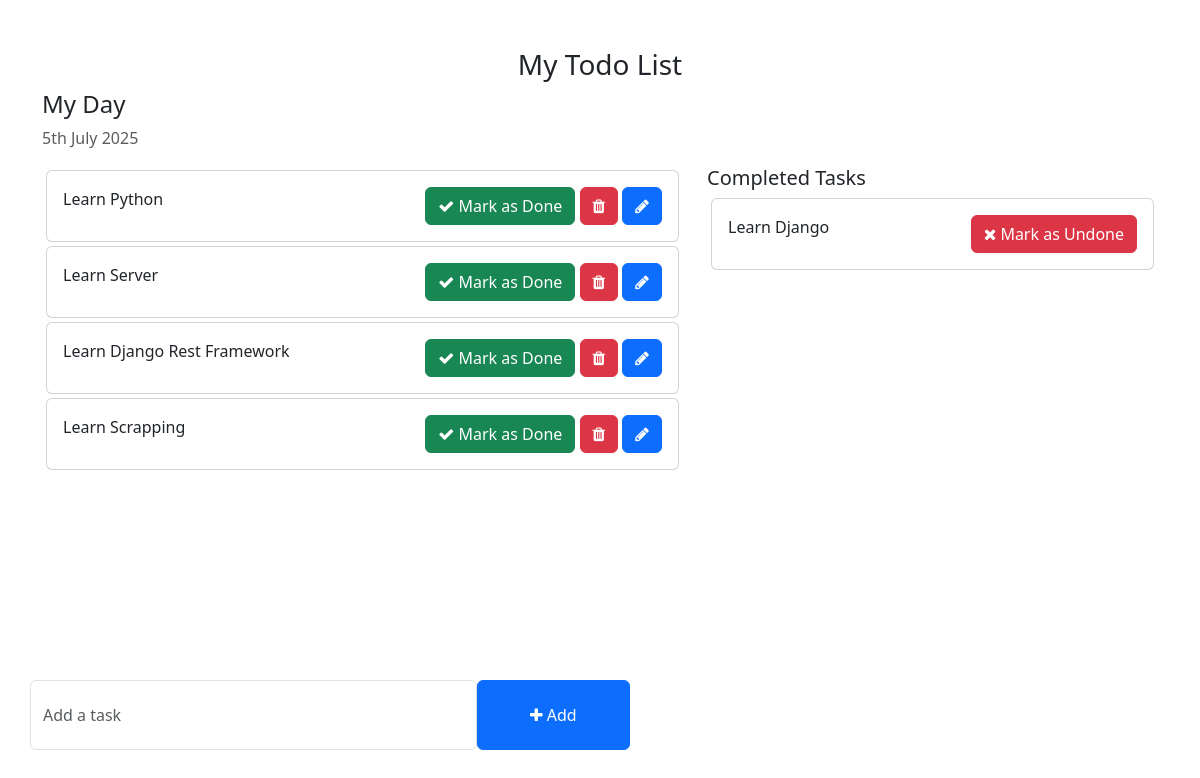
/, run on an earlier commit of the app's database.
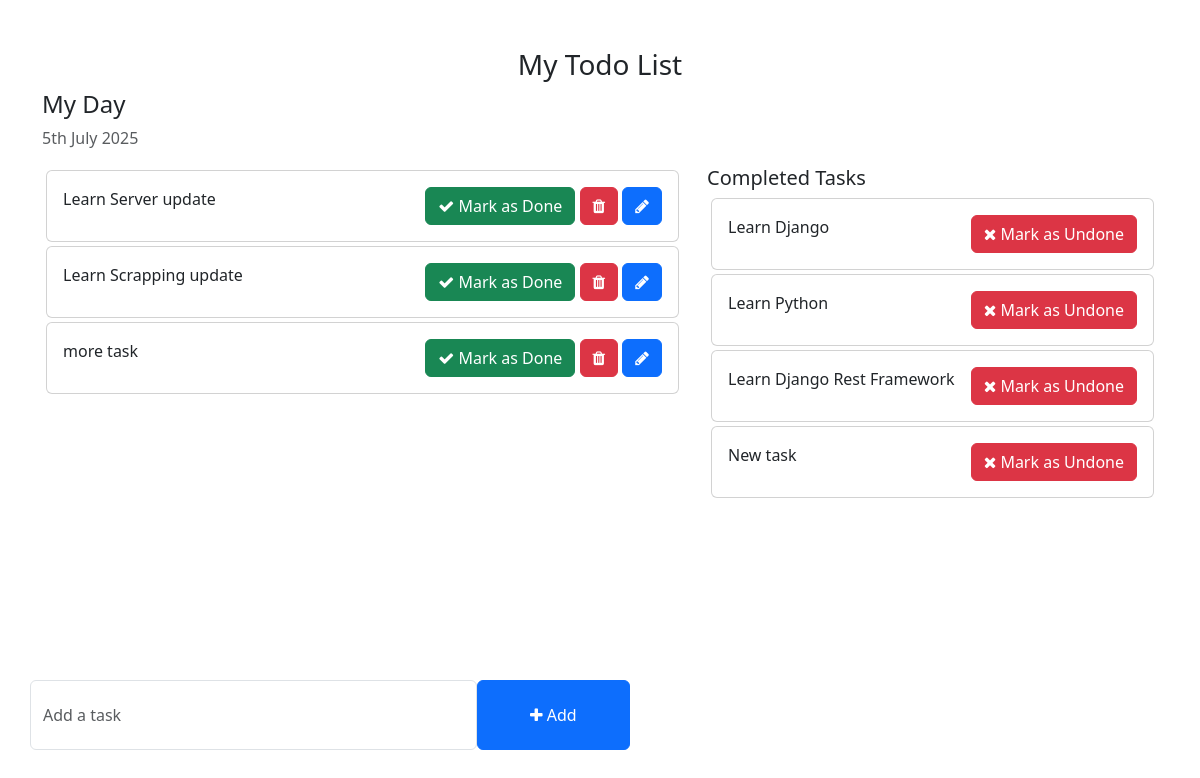
And on a later commit of the database.
### todo_app/models.py (models this page shows, shortened)
class Task(models.Model):
    title = models.CharField(max_length=250)
    is_completed = models.BooleanField(default=False)
    created_at = models.DateTimeField(auto_now_add=True)
    updated_at = models.DateTimeField(auto_now=True)
    class Meta:
        ordering = ["id"]

### todo_app/views.py (the view)
# urls.py: 2. Add a URL to urlpatterns:  path('', Home.as_view(), name='home')
def Home(request):
    tasks = Task.objects.filter(is_completed=False)
    completed_tasks = Task.objects.filter(is_completed=True)
    return render(
        request, "home.html", context={"tasks": tasks, "cm_tasks": completed_tasks}
    )

### templates/home.html (shortened to what this page needs)
<!DOCTYPE html>
<html lang="en">
<head>
    <link href="https://cdn.jsdelivr.net/npm/bootstrap@5.3.0-alpha1/dist/css/bootstrap.min.css" rel="stylesheet">
    <link rel="stylesheet" href="https://cdnjs.cloudflare.com/ajax/libs/font-awesome/4.7.0/css/font-awesome.min.css">
</head>
<body>
    <div class="container">
        <h3 class="pt-5 text-center">My Todo List</h3>
        <div class="row">
            <h4>My Day</h4>
            <p class="text-muted">{% now "jS F Y" %}</p>
            <div class="col-md-7 col-lg-7" style="height: 450px; overflow: scroll;">
                {% for task in tasks %}
                <div class="card m-1">
                    <div class="card-body">
                        {{task.title}}
                        <span style="position: relative; float: right;">
                            <a href="{% url 'complete_task' task.id %}" class="btn btn-success"><i class="fa fa-check"></i> Mark as Done</a>
                            <a href="{% url 'delete_task' task.id %}" class="btn btn-danger"><i class="fa fa-trash"></i></a>
                            <a href="{% url 'edit_task' task.id %}" class="btn btn-primary"><i class="fa fa-pencil"></i></a>
                        </span>
                    </div>
                </div>
                {% endfor %}
            </div>
            <div class="col-md-5 col-lg-5">
                <h5>Completed Tasks</h5>
                {% for ct in cm_tasks %}
                <div class="card m-1">
                    <div class="card-body">
                        {{ct.title}}
                        <a style="position: relative; float: right;" href="{% url 'uncomplete_task' ct.id %}" class="btn btn-danger"><i class="fa fa-times"></i> Mark as Undone</a>
                    </div>
                </div>
                {% endfor %}
            </div>
        </div>
        <div class="row">
            <div class="col-md-6 col-lg-6 p-0" style="position: absolute; bottom: 50px;">
                <form action="{% url  'create_todo' %}" method="post">
                    <div class="form-group">
                        <span style="display: flex;">
                            <input type="text" class="form-control" name="title" placeholder="Add a task">
                            <button class="btn btn-primary" style="width: 200px;"><i class="fa fa-plus"></i> Add</button>
                        </span>
                    </div>
                </form>
            </div>
        </div>
    </div>
</body>
</html>

### templates/home.html (style rules this page uses)
.form-control { padding: 1.375rem .75rem !important; }

What changed in the data, as far as the page shows it:
changed Task: title "Learn Server" → "Learn Server update"
changed Task: title "Learn Scrapping" → "Learn Scrapping update"
added Task: title "more task", shown under "My Day"
changed Task "Learn Python": moves from the list under "My Day" to the list under "Completed Tasks"
changed Task "Learn Django Rest Framework": moves from the list under "My Day" to the list under "Completed Tasks"
added Task: title "New task", shown under "Completed Tasks"
